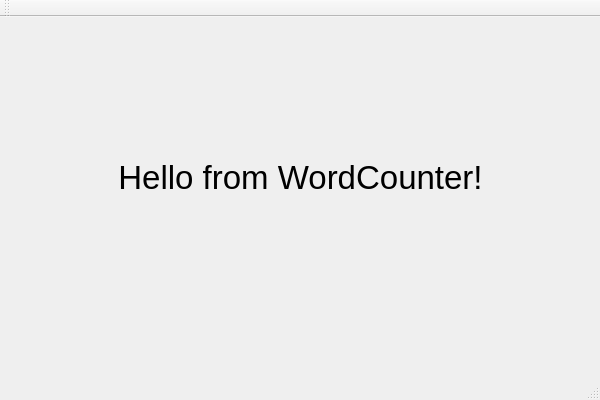
<?xml version="1.0" encoding="UTF-8"?>
<ui version="4.0">
 <class>QtWindowClass</class>
 <widget class="QMainWindow" name="QtWindowClass">
  <property name="geometry">
   <rect>
    <x>0</x>
    <y>0</y>
    <width>600</width>
    <height>400</height>
   </rect>
  </property>
  <property name="windowTitle">
   <string>QtWindow</string>
  </property>
  <widget class="QWidget" name="centralWidget">
   <property name="enabled">
    <bool>true</bool>
   </property>
   <widget class="QLabel" name="label">
    <property name="geometry">
     <rect>
      <x>80</x>
      <y>90</y>
      <width>441</width>
      <height>141</height>
     </rect>
    </property>
    <property name="font">
     <font>
      <pointsize>25</pointsize>
     </font>
    </property>
    <property name="autoFillBackground">
     <bool>false</bool>
    </property>
    <property name="text">
     <string>Hello from WordCounter!</string>
    </property>
    <property name="alignment">
     <set>Qt::AlignCenter</set>
    </property>
   </widget>
  </widget>
  <widget class="QMenuBar" name="menuBar">
   <property name="geometry">
    <rect>
     <x>0</x>
     <y>0</y>
     <width>600</width>
     <height>21</height>
    </rect>
   </property>
  </widget>
  <widget class="QToolBar" name="mainToolBar">
   <attribute name="toolBarArea">
    <enum>TopToolBarArea</enum>
   </attribute>
   <attribute name="toolBarBreak">
    <bool>false</bool>
   </attribute>
  </widget>
  <widget class="QStatusBar" name="statusBar"/>
 </widget>
 <layoutdefault spacing="6" margin="11"/>
 <resources>
  <include location="QtWindow.qrc"/>
 </resources>
 <connections/>
</ui>
